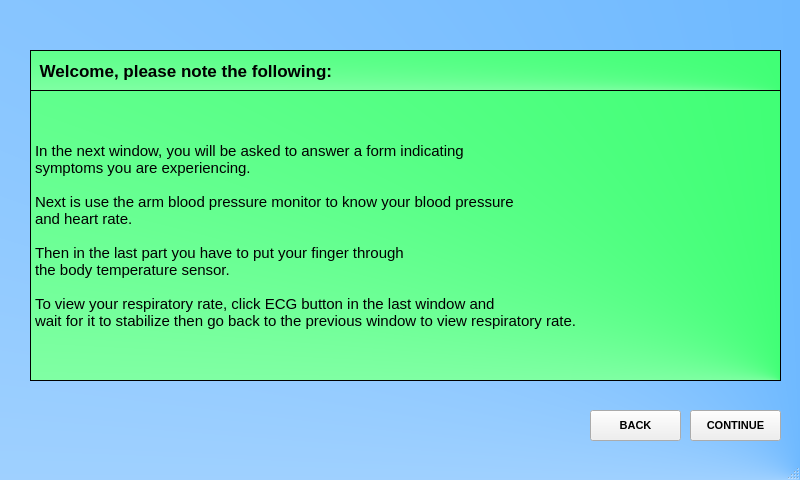
<?xml version="1.0" encoding="UTF-8"?>
<ui version="4.0">
 <class>MainWindow</class>
 <widget class="QMainWindow" name="MainWindow">
  <property name="geometry">
   <rect>
    <x>0</x>
    <y>0</y>
    <width>800</width>
    <height>480</height>
   </rect>
  </property>
  <property name="windowTitle">
   <string>MainWindow</string>
  </property>
  <property name="styleSheet">
   <string notr="true">#MainWindow
{
background-color: qconicalgradient(cx:1, cy:1, angle:0, stop:0 rgba(63, 162, 255, 255), stop:1 rgba(255, 255, 255, 255));
}</string>
  </property>
  <widget class="QWidget" name="centralwidget">
   <widget class="QLabel" name="label">
    <property name="geometry">
     <rect>
      <x>30</x>
      <y>50</y>
      <width>751</width>
      <height>41</height>
     </rect>
    </property>
    <property name="font">
     <font>
      <pointsize>13</pointsize>
      <weight>75</weight>
      <bold>true</bold>
     </font>
    </property>
    <property name="styleSheet">
     <string notr="true">background-color: qconicalgradient(cx:1, cy:1, angle:0, stop:0 rgba(1, 255, 72, 255), stop:1 rgba(255, 255, 255, 255));</string>
    </property>
    <property name="frameShape">
     <enum>QFrame::Box</enum>
    </property>
    <property name="text">
     <string> Welcome, please note the following:</string>
    </property>
   </widget>
   <widget class="QLabel" name="label_2">
    <property name="geometry">
     <rect>
      <x>30</x>
      <y>90</y>
      <width>751</width>
      <height>291</height>
     </rect>
    </property>
    <property name="font">
     <font>
      <pointsize>11</pointsize>
      <weight>50</weight>
      <bold>false</bold>
     </font>
    </property>
    <property name="styleSheet">
     <string notr="true">background-color: qconicalgradient(cx:1, cy:1, angle:0, stop:0 rgba(1, 255, 72, 255), stop:1 rgba(255, 255, 255, 255));</string>
    </property>
    <property name="frameShape">
     <enum>QFrame::Box</enum>
    </property>
    <property name="text">
     <string>In the next window, you will be asked to answer a form indicating
symptoms you are experiencing.

Next is use the arm blood pressure monitor to know your blood pressure
and heart rate.

Then in the last part you have to put your finger through
the body temperature sensor.

To view your respiratory rate, click ECG button in the last window and
wait for it to stabilize then go back to the previous window to view respiratory rate. </string>
    </property>
   </widget>
   <widget class="QPushButton" name="continueButton">
    <property name="geometry">
     <rect>
      <x>690</x>
      <y>410</y>
      <width>91</width>
      <height>31</height>
     </rect>
    </property>
    <property name="font">
     <font>
      <pointsize>8</pointsize>
      <weight>75</weight>
      <bold>true</bold>
     </font>
    </property>
    <property name="text">
     <string>CONTINUE</string>
    </property>
   </widget>
   <widget class="QPushButton" name="logoutButton">
    <property name="geometry">
     <rect>
      <x>590</x>
      <y>410</y>
      <width>91</width>
      <height>31</height>
     </rect>
    </property>
    <property name="font">
     <font>
      <pointsize>8</pointsize>
      <weight>75</weight>
      <bold>true</bold>
     </font>
    </property>
    <property name="text">
     <string>BACK</string>
    </property>
   </widget>
  </widget>
  <widget class="QMenuBar" name="menubar">
   <property name="geometry">
    <rect>
     <x>0</x>
     <y>0</y>
     <width>800</width>
     <height>26</height>
    </rect>
   </property>
  </widget>
  <widget class="QStatusBar" name="statusbar"/>
 </widget>
 <resources/>
 <connections/>
</ui>
